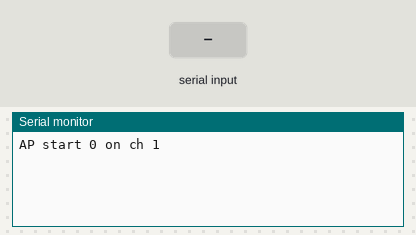
The sketch below on a simulated Arduino Zero (SAMD21). On the bench: the last lines printed to the serial monitor. The test bench sets the inputs (shaded band).

Above: at 1.8 s.
1.9 s: "set_sta \n" received over Serial
At 2.9 s:
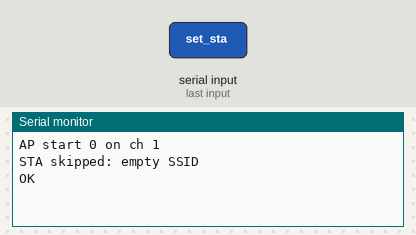
3.4 s: "show\n" received over Serial
At 4.0 s:
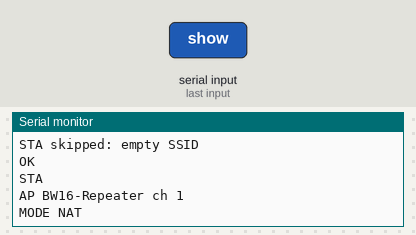

The sketch:

main.ino
```cpp
// (licence header left out)
#include "utils/ConfigStore.h"
#include "logger/Logger.h"
#include "wifi_manager/WifiManager.h"
#include "nat_manager/NatManager.h"
#include "dhcp_server/DhcpServer.h"
#include "ble_config/BleConfig.h"
#include "webui/WebUI.h"
#include "utils/Watchdog.h"

ConfigStore configStore;
Logger logger;
WifiManager wifi;
NatManager nat;
DhcpServer dhcp;
BleConfig ble;
WebUI webui;
Watchdog wdt;

void setup() {
  Serial.begin(115200);
  logger.begin();
  configStore.begin();
  configStore.load();
  wdt.begin();
  ble.begin(configStore, logger);
  wifi.begin(configStore, logger);
  dhcp.begin(configStore, logger);
  webui.begin(configStore, logger, wifi, nat, dhcp);
  if (configStore.mode() == RepeaterMode::NAT) {
    nat.beginNat(configStore, logger, wifi);
  } else {
    nat.beginBridge(configStore, logger, wifi);
  }
}

void loop() {
  ble.loop();
  webui.loop();
  wifi.loop();
  dhcp.loop();
  nat.loop();
  wdt.feed();
  if (Serial.available()) {
    static String ln;
    while (Serial.available()) { char ch=Serial.read(); if (ch=='\n' || ch=='\r') break; ln+=ch; }
    if (ln.length()) {
      if (ln.startsWith("set_sta ")) {
        int sp=ln.indexOf(' ',8); String ssid=ln.substring(8, sp>0?sp:ln.length()); String pass=""; if (sp>0) pass=ln.substring(sp+1);
        strncpy(configStore.mutableRef().staSsid, ssid.c_str(), 63);
        strncpy(configStore.mutableRef().staPass, pass.c_str(), 63);
        configStore.save(); wifi.restartSTA();
        Serial.println("OK");
      } else if (ln.startsWith("set_ap ")) {
        int p1=ln.indexOf(' ',7); int p2=p1>0?ln.indexOf(' ',p1+1):-1; int p3=p2>0?ln.indexOf(' ',p2+1):-1;
        String ssid=p1>0?ln.substring(7,p1):ln.substring(7);
        String pass=p2>0?ln.substring(p1+1,p2):"";
        int ch=p3>0?ln.substring(p2+1,p3).toInt():(p2>0?ln.substring(p2+1).toInt():configStore.get().apChannel);
        strncpy(configStore.mutableRef().apSsid, ssid.c_str(), 63);
        strncpy(configStore.mutableRef().apPass, pass.c_str(), 63);
        configStore.mutableRef().apChannel=(uint8_t)ch;
        configStore.save(); wifi.restartAP();
        Serial.println("OK");
      } else if (ln=="show") {
        Serial.println(String("STA ")+String(configStore.get().staSsid));
        Serial.println(String("AP ")+String(configStore.get().apSsid)+String(" ch ")+String((int)configStore.get().apChannel));
        Serial.println(String("MODE ")+(configStore.get().mode==RepeaterMode::BRIDGE?String("BRIDGE"):String("NAT")));
      } else if (ln=="reboot") {
        NVIC_SystemReset();
      }
      ln="";
    }
  }
}
```

DhcpServer.h
```cpp
// (licence header left out)
#pragma once
#include <Arduino.h>
#include <WiFiUdp.h>
#include "../utils/ConfigStore.h"
#include "../logger/Logger.h"

class DhcpServer {
 public:
  void begin(ConfigStore& cfg, Logger& log);
  void loop();
 private:
  void handleDns();
  WiFiUDP dns;
  ConfigStore* store=nullptr;
  Logger* logger=nullptr;
};
```

Logger.h
```cpp
// (licence header left out)
#pragma once
#include <Arduino.h>

struct LogRecord { uint32_t ts; uint8_t level; char msg[64]; };

class Logger {
 public:
  void begin();
  void info(const String& m);
  void warn(const String& m);
  void error(const String& m);
  size_t read(LogRecord* out, size_t max);
 private:
  void write(uint8_t lvl, const String& m);
};
```

NatManager.h
```cpp
// (licence header left out)
#pragma once
#include <Arduino.h>
#include "../utils/ConfigStore.h"
#include "../logger/Logger.h"
#include "../wifi_manager/WifiManager.h"

class NatManager {
 public:
  void beginNat(ConfigStore& cfg, Logger& log, WifiManager& wifi);
  void beginBridge(ConfigStore& cfg, Logger& log, WifiManager& wifi);
  void loop();
 private:
 void runNatTick();
 void runBridgeTick();
 Logger* logger;
 WifiManager* wifiRef;
 bool natMode=false;
  unsigned long lastProbe=0;
};
```

Base64.h
```cpp
// (licence header left out)
#pragma once
#include <Arduino.h>
String b64(const String& in);
```

Utils.h
```cpp
// (licence header left out)
#pragma once
#include <Arduino.h>

inline uint32_t ip4(uint8_t a,uint8_t b,uint8_t c,uint8_t d){return (a<<24)|(b<<16)|(c<<8)|d;}
inline String ipToStr(const IPAddress& ip){ return String(ip[0])+"."+String(ip[1])+"."+String(ip[2])+"."+String(ip[3]); }
```

Watchdog.h
```cpp
// (licence header left out)
#pragma once
class Watchdog {
 public:
  void begin();
  void feed();
};
```

WebUI.h
```cpp
// (licence header left out)
#pragma once
#include <Arduino.h>
#include <WiFiServer.h>
#include <WiFiClient.h>
#include "../utils/ConfigStore.h"
#include "../logger/Logger.h"
#include "../wifi_manager/WifiManager.h"
#include "../nat_manager/NatManager.h"
#include "../dhcp_server/DhcpServer.h"
#include "../utils/Base64.h"
#include "../utils/Utils.h"

class WebUI {
 public:
  void begin(ConfigStore& cfg, Logger& log, WifiManager& wifi, NatManager& nat, DhcpServer& dhcp);
  void loop();
 private:
  void handleClient(WiFiClient& c);
  bool authOk(const String& h);
  WiFiServer server{80};
  ConfigStore* store;
  Logger* logger;
  WifiManager* wifiRef;
  NatManager* natRef;
  DhcpServer* dhcpRef;
};
```

WifiManager.h
```cpp
// (licence header left out)
#pragma once
#include <Arduino.h>
#include <WiFi.h>
#include "../utils/ConfigStore.h"
#include "../logger/Logger.h"

class WifiManager {
 public:
  void begin(ConfigStore& cfg, Logger& log);
  void loop();
  bool staConnected() const;
  IPAddress staIP() const;
  IPAddress apIP() const;
  void restartAP();
  void restartSTA();
  String lastStatusMsg() const { return lastMsg; }
 private:
  void startSTA(const RepeaterConfig& c);
  void startAP(const RepeaterConfig& c);
  void ensureReconnect();
  Logger* logger;
  unsigned long lastCheck=0;
  bool triedFallback=false;
  unsigned long lastFallbackMs=0;
  unsigned long lastStaTryMs=0;
  uint8_t fallbackIndex=0;
  ConfigStore* cfgRef=nullptr;
  String lastMsg;
};
```

BleConfig.h
```cpp
// (licence header left out)
#pragma once
#include <Arduino.h>
#include "../utils/ConfigStore.h"
#include "../logger/Logger.h"

class BleConfig {
 public:
  void begin(ConfigStore& cfg, Logger& log);
  void loop();
 private:
  ConfigStore* store;
  Logger* logger;
};
```

BuildConfig.h
```cpp
// (licence header left out)
#pragma once
#ifndef HAVE_BLE
#define HAVE_BLE 0
#endif
```

ConfigStore.h
```cpp
// (licence header left out)
#pragma once
#include <Arduino.h>

enum class RepeaterMode { NAT, BRIDGE };

struct RepeaterConfig {
  char staSsid[64];
  char staPass[64];
  char apSsid[64];
  char apPass[64];
  uint8_t apChannel;
  bool apAutoChannel;
  char webUser[32];
  char webPass[64];
  bool prefer5g;
  RepeaterMode mode;
  uint32_t apIP;
  uint32_t apMask;
  uint32_t apGateway;
  bool staStatic;
  uint32_t staIP;
  uint32_t staMask;
  uint32_t staGateway;
};

class ConfigStore {
 public:
  void begin();
  void load();
  void save();
  const RepeaterConfig& get() const { return cfg; }
  RepeaterConfig& mutableRef() { return cfg; }
  RepeaterMode mode() const { return cfg.mode; }
 private:
  RepeaterConfig cfg;
};
```

Measured:
- after the input at 1.9 s, the serial monitor: prints a new line at once (image 1)
- after the input at 3.4 s, the serial monitor: prints a new line at once (image 2)
